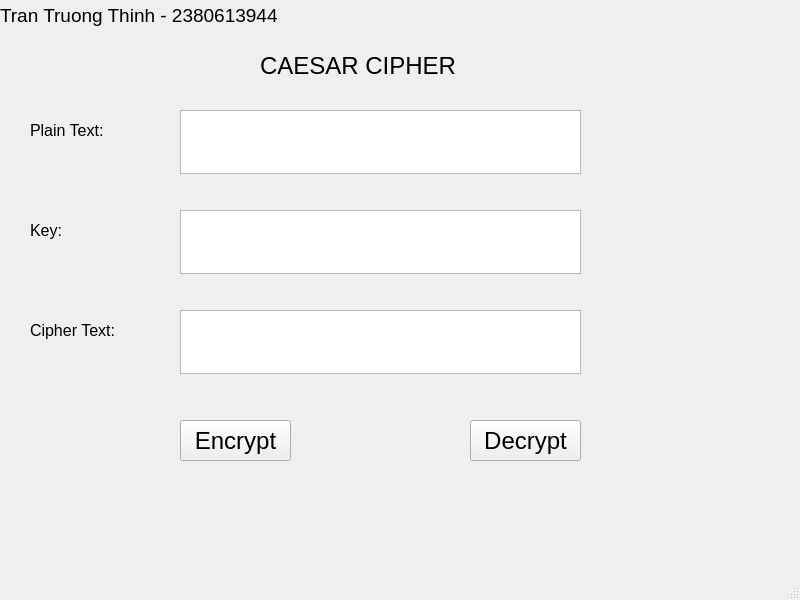
<?xml version="1.0" encoding="UTF-8"?>
<ui version="4.0">
 <class>MainWindow</class>
 <widget class="QMainWindow" name="MainWindow">
  <property name="geometry">
   <rect>
    <x>0</x>
    <y>0</y>
    <width>800</width>
    <height>600</height>
   </rect>
  </property>
  <property name="font">
   <font>
    <pointsize>20</pointsize>
   </font>
  </property>
  <property name="windowTitle">
   <string>MainWindow</string>
  </property>
  <widget class="QWidget" name="centralwidget">
   <widget class="QLabel" name="label">
    <property name="geometry">
     <rect>
      <x>260</x>
      <y>40</y>
      <width>221</width>
      <height>51</height>
     </rect>
    </property>
    <property name="font">
     <font>
      <pointsize>18</pointsize>
     </font>
    </property>
    <property name="text">
     <string>CAESAR CIPHER</string>
    </property>
   </widget>
   <widget class="QLabel" name="label_2">
    <property name="geometry">
     <rect>
      <x>30</x>
      <y>110</y>
      <width>91</width>
      <height>41</height>
     </rect>
    </property>
    <property name="font">
     <font>
      <pointsize>12</pointsize>
     </font>
    </property>
    <property name="text">
     <string>Plain Text:</string>
    </property>
   </widget>
   <widget class="QLabel" name="label_3">
    <property name="geometry">
     <rect>
      <x>30</x>
      <y>210</y>
      <width>81</width>
      <height>41</height>
     </rect>
    </property>
    <property name="font">
     <font>
      <pointsize>12</pointsize>
     </font>
    </property>
    <property name="text">
     <string>Key:</string>
    </property>
   </widget>
   <widget class="QLabel" name="label_4">
    <property name="geometry">
     <rect>
      <x>30</x>
      <y>310</y>
      <width>101</width>
      <height>41</height>
     </rect>
    </property>
    <property name="font">
     <font>
      <pointsize>12</pointsize>
     </font>
    </property>
    <property name="text">
     <string>Cipher Text:</string>
    </property>
   </widget>
   <widget class="QTextEdit" name="textPlainText">
    <property name="geometry">
     <rect>
      <x>180</x>
      <y>110</y>
      <width>401</width>
      <height>64</height>
     </rect>
    </property>
   </widget>
   <widget class="QTextEdit" name="textKey">
    <property name="geometry">
     <rect>
      <x>180</x>
      <y>210</y>
      <width>401</width>
      <height>64</height>
     </rect>
    </property>
   </widget>
   <widget class="QTextEdit" name="textCipherText">
    <property name="geometry">
     <rect>
      <x>180</x>
      <y>310</y>
      <width>401</width>
      <height>64</height>
     </rect>
    </property>
   </widget>
   <widget class="QPushButton" name="pushEncrypt">
    <property name="geometry">
     <rect>
      <x>180</x>
      <y>420</y>
      <width>111</width>
      <height>41</height>
     </rect>
    </property>
    <property name="font">
     <font>
      <pointsize>18</pointsize>
     </font>
    </property>
    <property name="text">
     <string>Encrypt</string>
    </property>
   </widget>
   <widget class="QPushButton" name="pushDecrypt">
    <property name="geometry">
     <rect>
      <x>470</x>
      <y>420</y>
      <width>111</width>
      <height>41</height>
     </rect>
    </property>
    <property name="font">
     <font>
      <pointsize>18</pointsize>
     </font>
    </property>
    <property name="text">
     <string>Decrypt</string>
    </property>
   </widget>
   <widget class="QLabel" name="label_5">
    <property name="geometry">
     <rect>
      <x>0</x>
      <y>0</y>
      <width>401</width>
      <height>31</height>
     </rect>
    </property>
    <property name="font">
     <font>
      <pointsize>14</pointsize>
     </font>
    </property>
    <property name="text">
     <string>Tran Truong Thinh - 2380613944</string>
    </property>
   </widget>
  </widget>
  <widget class="QMenuBar" name="menubar">
   <property name="geometry">
    <rect>
     <x>0</x>
     <y>0</y>
     <width>800</width>
     <height>33</height>
    </rect>
   </property>
  </widget>
  <widget class="QStatusBar" name="statusbar"/>
 </widget>
 <resources/>
 <connections/>
</ui>
